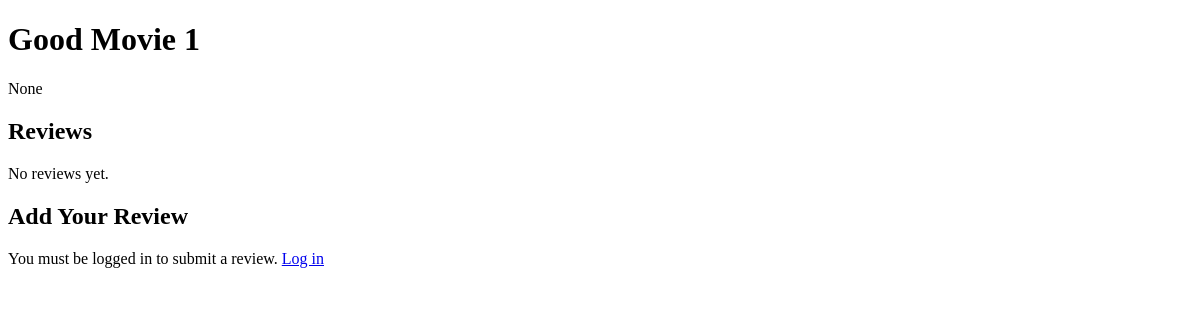
Before: /movie_list/movies/2/ with the older database file.
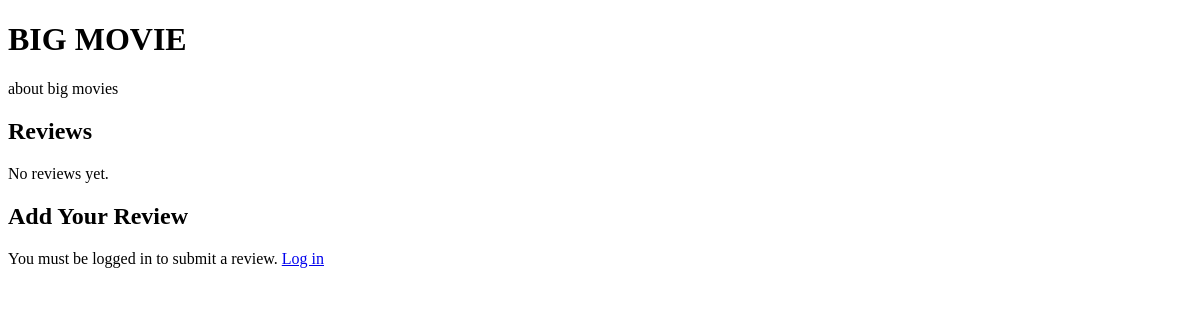
After: the same page with the newer database file.
### movies/models.py (models this page shows, shortened)
class Movie(models.Model):
    title = models.CharField(max_length=255)
    description = models.TextField()
    release_date = models.DateField()
    duration = models.IntegerField()
    poster = models.ImageField(upload_to='posters/', blank=True, null=True)

### movie_list/views.py (the view)
# urls.py: path('movies/<int:pk>/', movie_detail, name='movie_detail'),
def movie_detail(request, pk):
    movie = get_object_or_404(Movie, pk=pk)
    reviews = movie.reviews.all()  # Using the related_name defined in the model
    if request.method == 'POST':
        if not request.user.is_authenticated:
            return redirect('login')  # Replace 'login' with your login URL name
        form = ReviewForm(request.POST)
        if form.is_valid():
            review = form.save(commit=False)
            review.movie = movie
            review.user = request.user  # Assuming you want to record which user posted the review
            review.save()
            return redirect('movie_detail', pk=movie.pk)  # Redirect to avoid form resubmission
    else:
        form = ReviewForm()
    context = {
        'movie': movie,
        'reviews': reviews,
        'form': form,
    }
    return render(request, 'movie_list/movie_detail.html', context)

### movie_list/templates/movie_list/movie_detail.html (shortened to what this page needs)
<!DOCTYPE html>
<html lang="en">
<head>
</head>
<body>
    <h1>{{ movie.title }}</h1>
    <p>{{ movie.description }}</p>
    <h2>Reviews</h2>
    {% if reviews %}
        <ul>
            {% for review in reviews %}
                <li>
                    <strong>{{ review.user.username }}</strong> rated it {{ review.rating }}/5<br>
                    <em>{{ review.comment }}</em> <br>
                    <small>Posted on {{ review.created_at }}</small>
                </li>
            {% endfor %}
        </ul>
    {% else %}
        <p>No reviews yet.</p>
    {% endif %}
    <h2>Add Your Review</h2>
    {% if user.is_authenticated %}
        <form method="post">
            {% csrf_token %}
            {{ form.as_p }}
            <button type="submit">Submit Review</button>
        </form>
    {% else %}
        <p>You must be logged in to submit a review. <a href="{% url 'auths:login' %}">Log in</a></p>
    {% endif %}
</body>
</html>

Changed rows visible on the page:
changed Movie: title "Good Movie 1" → "BIG MOVIE"; description "None" → "about big movies"
